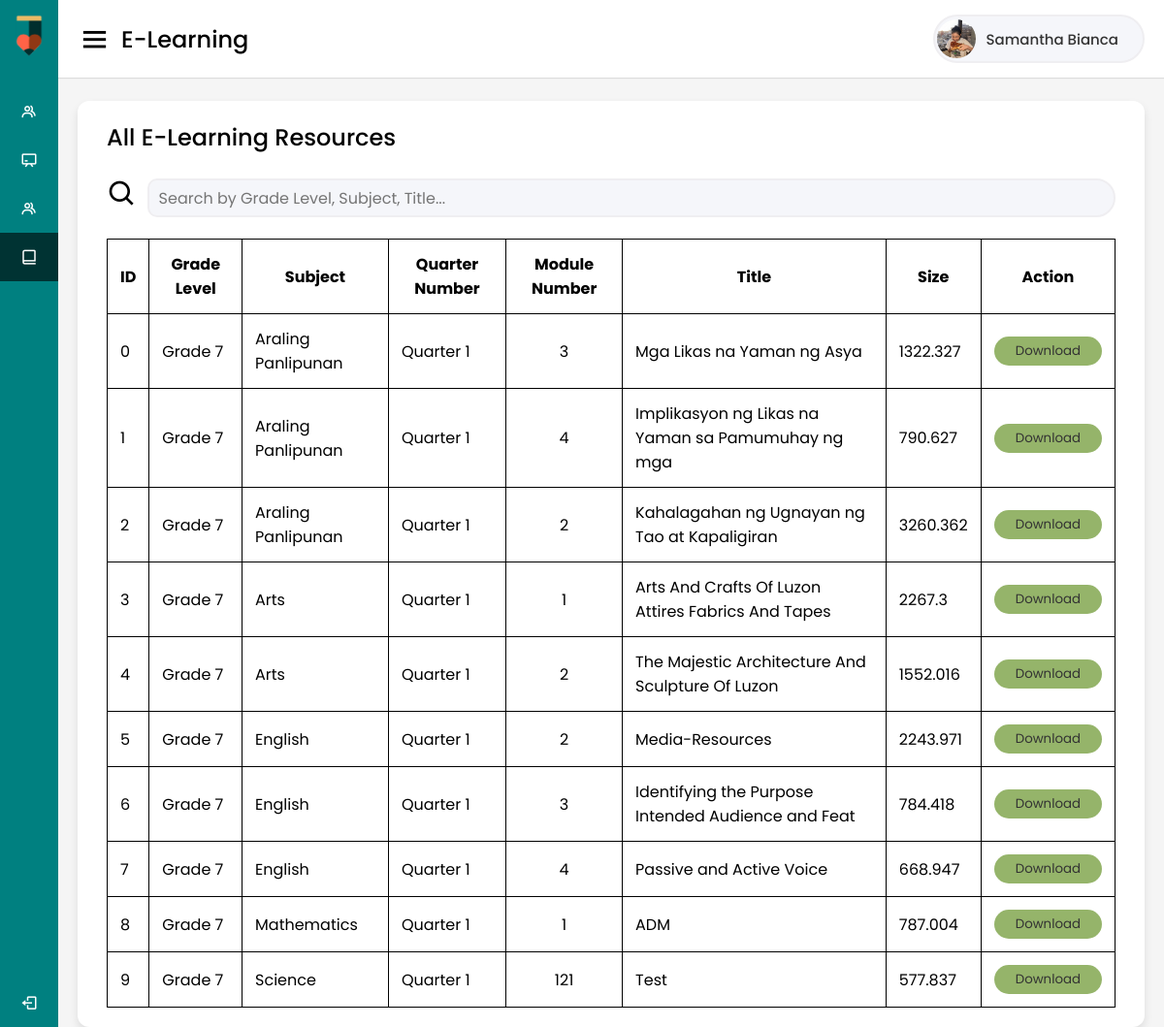
The page /student/Elearning_info.php (signed in) on the database its author committed.
### tables this page shows
CREATE TABLE `profile_img` (
  `LRN` varchar(20) NOT NULL,
  `Status` int(11) DEFAULT NULL,
  `file_name` varchar(50) DEFAULT NULL
);

CREATE TABLE `student_info` (
  `LRN` varchar(20) NOT NULL,
  `Lastname` varchar(20) NOT NULL,
  `Firstname` varchar(20) NOT NULL,
  `Middlename` varchar(20) DEFAULT NULL,
  `Extension` varchar(10) DEFAULT NULL,
  `Sex` varchar(10) NOT NULL,
  `Birthdate` date NOT NULL,
  `Birthplace` varchar(100) NOT NULL,
  `Mothertongue` varchar(100) DEFAULT NULL,
  `Ethnic` varchar(100) DEFAULT NULL,
  `Religion` varchar(100) DEFAULT NULL,
  `Citizenship` varchar(50) NOT NULL,
  `Status` varchar(20) NOT NULL,
  `Password` varchar(20) NOT NULL
);

CREATE TABLE `files` (
  `gradelvl` varchar(50) NOT NULL,
  `subjec_t` varchar(50) NOT NULL,
  `quarter_no` varchar(50) NOT NULL,
  `module_no` varchar(100) NOT NULL,
  `title` varchar(50) NOT NULL,
  `e_filename` varchar(100) NOT NULL,
  `size` int(11) DEFAULT NULL
);

### student/Elearning_info.php (the view, shortened to what this page needs)
<?php
  require ('../config.php');
    $StudentNo = $_SESSION['LRN'];
    $conn = mysqli_connect($DATABASE_HOST, $DATABASE_USER, $DATABASE_PASS, $DATABASE_NAME);
   $sql = "SELECT * FROM student_info WHERE student_info.LRN = '$StudentNo'";
    $result = mysqli_query($conn, $sql);
     if($result->num_rows > 0){
    while($row = $result->fetch_assoc() ) {
        $Firstname = $row["Firstname"];
        }
    }else{
        echo '<br>';
        echo "<h4>Student information for ".$StudentNo." is empty. </h4>";
    }
    $folder = "profileimg/";
     $sql = "SELECT * FROM `profile_img` WHERE LRN =  '$StudentNo'";
     $result = mysqli_query($conn, $sql);
      if($result->num_rows > 0){
         while($row = $result->fetch_assoc() ) {
          $filename = $row["file_name"];
         }
         $imgfilename = $folder.$filename;
      }else{
        $imagestatus=0;
         $imgfilename = $folder."profileimg.png";
      }
?>
 <!DOCTYPE html>
<html lang="en" dir="ltr">
  <head>
    <link rel="stylesheet" href="../admin/welcome_styles.css">
    <link href='https://unpkg.com/boxicons@2.0.7/css/boxicons.min.css' rel='stylesheet'>
   </head>
<body>
  <div class="sidebar">
    <div class="logo-details">
      <i><img src="../admin/images/schoolboard_logo.png" width="30px" height="45px" alt="" style="margin-top:5px;" ></i>
      <span class="logo_name">SchoolBoard</span>
    </div>
      <ul class="nav-links">
        <li>
          <a href="profile.php"  >
            <i class='bx bx-group' ></i>
            <span class="links_name">My Profile</span>
          </a>
        </li>
        <li>
          <a href="mygrades.php">
            <i class='bx bx-chalkboard' ></i>
            <span class="links_name">My Grades</span>
          </a>
        </li>
        <li>
          <a href="performanceChart.php">
            <i class='bx bx-group' ></i>
            <span class="links_name">My Performance</span>
          </a>
        </li>
        <li>
          <a href="Elearning_info.php" class="active">
            <i class='bx bx-book-alt' ></i>
            <span class="links_name">E-Learning</span>
          </a>
        </li>
        <li class="log_out">
          <a href="logout.php">
            <i class='bx bx-log-out'></i>
            <span class="links_name">Log out</span>
          </a>
        </li>
      </ul>
  </div>
  <section class="home-section">
    <nav>
      <div class="sidebar-button">
        <i class='bx bx-menu sidebarBtn'></i>
        <span class="dashboard">E-Learning </span>
      </div>
      <div class="profile-details">
        <img src="<?php echo $imgfilename?>" alt="">
        <span class="admin_name"><?php echo htmlspecialchars ($Firstname); ?></span>
      </div>
    </nav>
    <div class="home-content">
<div class="sales-boxes">
        <div class="recent-sales box" style="width:100%">
          <div class="title">All E-Learning Resources
          </div>
          <br>
          <div class="search-box">
                   <i class='bx bx-search' style="font-size:2rem;" ></i>
            <input class="searchbar" type="text" id="myInput" style="width:96%; height: 40px; padding: 10px; justify-content: center;float:right; font-size: 1rem; border-radius: 15px 30px 30px 15px; background: #F5F6FA;border: 2px solid #EFEEF1;" onkeyup="performSearch()" placeholder="Search by Grade Level, Subject, Title..."  title="Type in keyword">
          </div><br>
          <table id="myTable" style="width:100%;border-collapse: collapse;">
            <thead>
                <th>ID</th>
                <th>Grade Level</th>
                <th>Subject</th>
                <th>Quarter Number</th>
                <th>Module Number</th>
                <th>Title</th>
                <th>Size</th>
                <th>Action</th>
            </thead>
            <tbody>
            <?php
              $result = mysqli_query($conn,"SELECT * From files");
              $i=0;
              while($row = mysqli_fetch_array($result))
              {
              echo "<tr>";
              echo "<td> $i </td>";
              echo "<td>" . $row['gradelvl'] ."</td>";
              echo "<td>" . $row['subjec_t'] . "</td>";
              echo "<td>" . $row['quarter_no'] . "</td>";
              echo "<td style='text-align: center'>" . $row['module_no'] . "</td>";
              echo "<td>" . $row['title'] . "</td>";
              echo "<td>" . ($row['size'])*0.001 . "</td>";
              echo "<td style='text-align:center'><a href='uploads/". $row['e_filename'] ."' download><button style='background-color: #95B46A; border: none; border-radius: 20px; color: #333; /* Dark grey */ padding: 5px 22px;cursor: pointer; '>Download</button></a></td>";
              echo "</tr>";
              $i++;
              }
              echo "</table>";
              ?>
        </div>
      </div>
    </div>
  </section>
</body>
</html>

### student/welcome_styles.css (style rules this page uses)
* { margin: 0; padding: 0; box-sizing: border-box; font-family: 'Poppins', sans-serif; }
.sidebar { position: fixed; height: 100%; width: 240px; background: teal; transition: all 0.5s ease; }
.sidebar .logo-details { height: 80px; display: flex; align-items: center; }
.sidebar .logo-details i { font-size: 28px; font-weight: 500; color: #fff; min-width: 60px; text-align: center }
.sidebar .logo-details .logo_name { color: #fff; font-size: 24px; font-weight: 500; }
.sidebar .nav-links { margin-top: 10px; }
.sidebar .nav-links li { position: relative; list-style: none; height: 50px; }
.sidebar .nav-links li a { height: 100%; width: 100%; display: flex; align-items: center; text-decoration: none; transition: all 0.4s ease; }
.sidebar .nav-links li a.active { background: #003333; }
.sidebar .nav-links li i { min-width: 60px; text-align: center; font-size: 18px; color: #fff; }
.sidebar .nav-links li a .links_name { color: #fff; font-size: 15px; font-weight: 400; white-space: nowrap; }
.sidebar .nav-links .log_out { position: absolute; bottom: 0; width: 100%; }
.home-section { position: relative; background: #f5f5f5; min-height: 100vh; width: calc(100% - 240px); left: 240px; transition: all 0.5s ease; }
.home-section nav { display: flex; justify-content: space-between; height: 80px; background: #fff; display: flex; align-items: center; position: fixed; width: calc(100% - 240px); left: 240px; z-index: 100; padding: 0 20px; box-shadow: 0 1px 1px rgba(0, 0, 0, 0.1); transition: all 0.5s ease; }
.home-section nav .sidebar-button { display: flex; align-items: center; font-size: 24px; font-weight: 500; }
nav .sidebar-button i { font-size: 35px; margin-right: 10px; }
.home-section nav .profile-details { display: flex; align-items: center; background: #F5F6FA; border: 2px solid #EFEEF1; border-radius: 30px; height: 50px; min-width: 190px; padding: 0 15px 0 2px; }
nav .profile-details img { height: 40px; width: 40px; border-radius: 30px; object-fit: cover; }
nav .profile-details .admin_name { font-size: 15px; font-weight: 500; color: #333; margin: 0 10px; white-space: nowrap; }
.home-section .home-content { position: relative; padding-top: 104px; }
.home-content .sales-boxes { display: flex; justify-content: space-between; }
.home-content .sales-boxes .recent-sales { width: 65%; background: #fff; padding: 20px 30px; margin: 0 20px; border-radius: 12px; box-shadow: 0 5px 10px rgba(0, 0, 0, 0.1); }
.sales-boxes .box .title { font-size: 24px; font-weight: 500; }
@media (max-width: 1240px) { .sidebar { width: 60px; } }
@media (max-width: 1240px) { .home-section { width: calc(100% - 60px); left: 60px; } }
@media (max-width: 1240px) { .home-section nav { width: calc(100% - 60px); left: 60px; } }
th,td { border: 1px solid black; border-collapse: collapse; padding: 13px; }
input[type=text],input[type=number], select, textarea { width: 100%; padding: 9px; border: 1px solid #ccc; border-radius: 4px; resize: vertical; }

### rows shown on the page
profile_img: file_name (picture)
student_info: Firstname "Samantha Bianca"
files: gradelvl "Grade 7", subjec_t "Araling Panlipunan", quarter_no "Quarter 1", module_no "3", title "Mga Likas na Yaman ng Asya", ($row['size'])*0.001 "1322.327"
files: gradelvl "Grade 7", subjec_t "Araling Panlipunan", quarter_no "Quarter 1", module_no "4", title "Implikasyon ng Likas na Yaman sa Pamumuhay ng mga", ($row['size'])*0.001 "790.627"
files: gradelvl "Grade 7", subjec_t "Araling Panlipunan", quarter_no "Quarter 1", module_no "2", title "Kahalagahan ng Ugnayan ng Tao at Kapaligiran", ($row['size'])*0.001 "3260.362"
files: gradelvl "Grade 7", subjec_t "Arts", quarter_no "Quarter 1", module_no "1", title "Arts And Crafts Of Luzon Attires Fabrics And Tapes", ($row['size'])*0.001 "2267.3"
files: gradelvl "Grade 7", subjec_t "Arts", quarter_no "Quarter 1", module_no "2", title "The Majestic Architecture And Sculpture Of Luzon", ($row['size'])*0.001 "1552.016"
files: gradelvl "Grade 7", subjec_t "English", quarter_no "Quarter 1", module_no "2", title "Media-Resources", ($row['size'])*0.001 "2243.971"
files: gradelvl "Grade 7", subjec_t "English", quarter_no "Quarter 1", module_no "3", title "Identifying the Purpose Intended Audience and Feat", ($row['size'])*0.001 "784.418"
files: gradelvl "Grade 7", subjec_t "English", quarter_no "Quarter 1", module_no "4", title "Passive and Active Voice", ($row['size'])*0.001 "668.947"
files: gradelvl "Grade 7", subjec_t "Mathematics", quarter_no "Quarter 1", module_no "1", title "ADM", ($row['size'])*0.001 "787.004"
files: gradelvl "Grade 7", subjec_t "Science", quarter_no "Quarter 1", module_no "121", title "Test", ($row['size'])*0.001 "577.837"
